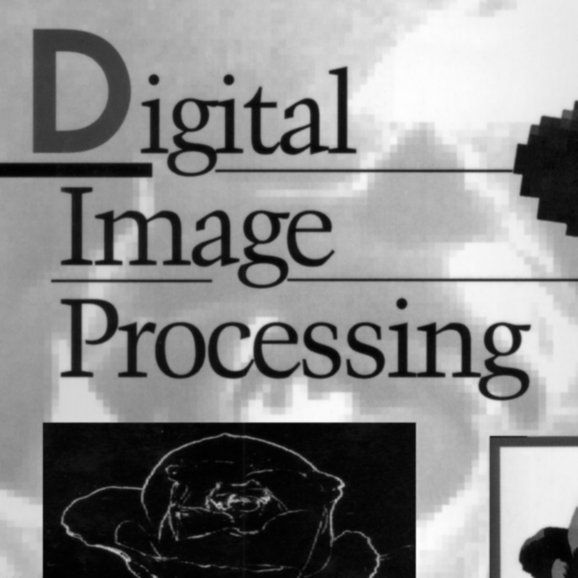
//> input picture DIP03/images/book.tif, 578 x 578 px, shrunk from 688 x 688 before the run
$ ./DIP03   (built with g++ and OpenCV 4)
//> lines starting //> are read from the running program, lines starting //| are printed output that depends on the picture; after the words box and inside, x2 and y2 are one past the last pixel; in counts of white or black regions, pixels touching at a corner belong together
### DIP03/utils.h
#ifndef __UTILS_H_
#define __UTILS_H_

#include <iostream>
#include "opencv2/opencv.hpp"
#include <opencv2/core/core.hpp>
#include <opencv2/imgproc/imgproc.hpp>

using namespace std;
using namespace cv;


// dft.cpp
Mat fft2d(Mat src, int flags = DFT_COMPLEX_OUTPUT);
void fft2d(Mat src, Mat& dst, int flags = DFT_COMPLEX_OUTPUT);
Mat ifft2d(Mat src, int flags = DFT_INVERSE | DFT_SCALE | DFT_REAL_OUTPUT);
void ifft2d(Mat src, Mat& dst, int flags = DFT_INVERSE | DFT_SCALE | DFT_REAL_OUTPUT);

Mat fftshift2d(Mat src);
void fftshift2d(Mat src, Mat& dst);
Mat ifftshift2d(Mat src);
void ifftshift2d(Mat src, Mat& dst);

// utils.cpp
void swapPhase(Mat src1, Mat src2, Mat& dst1, Mat& dst2);
Mat boxDFT(Size kernel_size, Size output_size);
Mat gaussDFT(Size kernel_size, Size output_size);
Mat freqFilter(Mat src, Mat kernel);
Mat freqBoxFilter(Mat src, Size kernel_size);
Mat freqGaussFilter(Mat src, Size kernel_size);
#endif

### DIP03/tool_dft.cpp
# include "utils.h"

Mat fft2d(Mat src, int flags) {
	if (src.type() == CV_8UC1)
		src = Mat_<float>(src);
	Mat dst;
	dft(src, dst, flags);

	return dst;
}

void fft2d(Mat src, Mat& dst, int flags) {
	dst = fft2d(src, flags);
}

Mat ifft2d(Mat src, int flags) {
	Mat dst;
	idft(src, dst, flags);

	return dst;
}

void ifft2d(Mat src, Mat& dst, int flags) {
	dst = ifft2d(src, flags);
}

Mat fftshift2d(Mat src, int height, int width) {
	int src_type = src.type();
	if (src_type == CV_8U)
		src.convertTo(src, CV_32F);

	int H = src.rows;
	int W = src.cols;
	int C = src.channels();

	int cx = floor(height / 2);
	int cy = floor(width / 2);

	Mat dst = Mat::zeros(src.size(), src.type());
	float* src_data = (float*)src.data;
	float* dst_data = (float*)dst.data;
	for (int i = 0; i < H; i++)
		for (int j = 0; j < W; j++)
			for (int c = 0; c < C; c++)
				dst_data[W * C * ((cx + i) % H) + C * ((cy + j) % W) + c] = src_data[W * C * i + C * j + c];

	if (src_type == CV_8U)
		dst.convertTo(dst, CV_8U);
	return dst;
}

void fftshift2d(Mat src, Mat& dst, int height, int width) {
	dst = fftshift2d(src, height, width);
}

Mat fftshift2d(Mat src) {
	return fftshift2d(src, src.rows + 1, src.cols + 1);
}

void fftshift2d(Mat src, Mat& dst) {
	dst = fftshift2d(src);
}

Mat ifftshift2d(Mat src) {
	return fftshift2d(src, src.rows, src.cols);
}

void ifftshift2d(Mat src, Mat& dst){
	dst = ifftshift2d(src);
}

### DIP03/utils.cpp
#include "utils.h"
// [38 lines left out: function swapPhase, not called in this run]
Mat boxDFT(Size kernel_size, Size output_size) {
	Mat kernel(output_size, CV_32F);
	Mat pad_filter = Mat::zeros(output_size, CV_32F);
	for (int i = 0; i < kernel_size.height; i++) {
		pad_filter.at<float>(i, i) = 1/ (float)(kernel_size.height);
	}
	fft2d(pad_filter, kernel);
	return kernel;
}
// [28 lines left out: function gaussDFT, not called in this run]
Mat freqFilter(Mat src, Mat kernel) {
	fft2d(src, src);				//dft at paded image(obtain F(u,v)
	fftshift2d(kernel, kernel);		//change filter's center (0,0) to (P/2,Q/2)
	//define temp matrix for calclulate G(u,v) - element wise multiplication
	Mat spl_pad[2], spl_ker[2], spl_dst[2];
	spl_dst[0] = Mat::zeros(src.size(), CV_32F);
	spl_dst[1] = Mat::zeros(src.size(), CV_32F);
	float A, B, C, D;
	//split real and imaginary part
	split(src, spl_pad);
	split(kernel, spl_ker);
	//element wise multiplication
	for (int i = 0; i < src.rows; i++) {
		for (int j = 0; j < src.cols; j++) {
			A = spl_pad[0].at<float>(i, j);
			B = spl_pad[1].at<float>(i, j);
			C = spl_ker[0].at<float>(i, j);
			D = spl_ker[1].at<float>(i, j);
			spl_dst[0].at<float>(i, j) = A * C - B * D;//real part G(u,v)
			spl_dst[1].at<float>(i, j) = A * D + B * C;//imaginary part of G(u,v)
		}
	}
	Mat dst_tmp;
	merge(spl_dst, 2, dst_tmp);//merge real and imaginary part of G(u,v)
	ifft2d(dst_tmp, dst_tmp);// idft
	//obtain real part of IDFT(G(u,v))
	Mat tmp[2];
	split(dst_tmp, tmp);
	Mat pad_dst = tmp[0];
	Mat dst(Size(src.rows/2, src.cols/2), CV_32F);
	//change image's center (P/2,Q/2) to (0,0)
	//obtain g(x,y) by extracting M*N region from the g_p(x,y)
	for (int i = 0; i < dst.rows; i++) {
		for (int j = 0; j < dst.cols; j++) {
			dst.at<float>(i, j) = pow(-1, i + j) * pad_dst.at<float>(i, j);
		}
	}
	return dst;
}
Mat freqBoxFilter(Mat src, Size kernel_size) {
	Size padding_size = Size(2 * src.rows, 2 * src.cols);
	src.convertTo(src, CV_32F);//format transform
	Mat pad_src = Mat::zeros(padding_size, CV_32F);//padding
	for (int i = 0; i < src.rows; i++) {
		for (int j = 0; j < src.cols; j++) {
			pad_src.at<float>(i, j) = src.at<float>(i, j);
		}
	}
	for (int i = 0; i < pad_src.rows; i++) {	//move origin to center
		for (int j = 0; j < pad_src.cols; j++) {
			pad_src.at<float>(i, j) = pow(-1, i + j) * pad_src.at<float>(i, j);
		}
	}
	Mat kernel = boxDFT(kernel_size, padding_size);//obtain Box filter

	Mat dst = freqFilter(pad_src, kernel);//apply filter
	return dst;
}
// [19 lines left out: function freqGaussFilter, not called in this run]

### DIP03/DIP03.cpp
#include "utils.h"
#include <math.h>

void mag(Mat img) {
	Mat tmp[2];
	split(img, tmp);
	Mat img_mag;
	magnitude(tmp[0], tmp[1], img_mag);
	log(1 + img_mag, img_mag);
	normalize(img_mag, img_mag, 0, 1, NORM_MINMAX);
	imshow("img_mag", img_mag);
	waitKey(0);
}
int main(int argc, char* argv[])
{
	int implement = 3;
	if (implement == 4) {
	}
	// [21 lines of commented-out code are left out]
	else if (implement == 1) {
		Mat src1 = imread("../images/building.tif", IMREAD_GRAYSCALE);
		Mat src2 = imread("../images/Chronometer.tif", IMREAD_GRAYSCALE);
		if (src1.empty() || src2.empty()) {
			cout << "Input images do not exist." << endl;
			exit(-1);
		}

		Mat dst1, dst2;
		swapPhase(src1, src2, dst1, dst2);

		imshow("Magnitude(building) + Phase(Chronometer)", dst1);
		imshow("Magnitude(Chronometer) + Phase(building)", dst2);
		imwrite("Magnitude(building) + Phase(Chronometer).tif", dst1);
		imwrite("Magnitude(Chronometer) + Phase(building).tif", dst2);

	}

	//구현2
	else if (implement == 2) {
		Mat tmp[2];
		Mat kernel_mag, kernel_pha;
		int imp = 4;
		if (imp == 1) {
		//----------------------------------------------------------
			Mat kernel = boxDFT(Size(5, 5), Size(1000, 1000));
			fftshift2d(kernel, kernel);
			split(kernel, tmp);
			magnitude(tmp[0], tmp[1], kernel_mag);
			phase(tmp[0], tmp[1], kernel_pha);
			log(1 + kernel_mag, kernel_mag);
			normalize(kernel_mag, kernel_mag, 0, 1, NORM_MINMAX);
			imshow("Box kernel_mag(5 X 5)", kernel_mag);
			imshow("Box kernel_pha(5 X 5)", kernel_pha);

			kernel_mag.convertTo(kernel_mag, CV_8U);
			kernel_pha.convertTo(kernel_pha, CV_8U);

			imwrite("Box kernel_mag(5 X 5).tif", kernel_mag);
			imwrite("Box kernel_pha(5 X 5).tif", kernel_pha);
		}
		else if (imp == 2) {
		//----------------------------------------------------------
			Mat kernel = boxDFT(Size(21, 21), Size(1000, 1000));
			fftshift2d(kernel, kernel);
			split(kernel, tmp);
			magnitude(tmp[0], tmp[1], kernel_mag);
			phase(tmp[0], tmp[1], kernel_pha);
			log(1 + kernel_mag, kernel_mag);
			normalize(kernel_mag, kernel_mag, 0, 1, NORM_MINMAX);
			imshow("Box kernel_mag(21 X 21)", kernel_mag);
			imshow("Box kernel_pha(21 X 21)", kernel_pha);

			kernel_mag.convertTo(kernel_mag, CV_8U);
			kernel_pha.convertTo(kernel_pha, CV_8U);

			imwrite("Box kernel_mag(21 X 21).tif", kernel_mag);
			imwrite("Box kernel_pha(21 X 21).tif", kernel_pha);
		}
		else if (imp == 3) {
			//----------------------------------------------------------
			Mat kernel = gaussDFT(Size(7, 7), Size(1000, 1000));//s = 1
			fftshift2d(kernel, kernel);
			split(kernel, tmp);
			magnitude(tmp[0], tmp[1], kernel_mag);
			phase(tmp[0], tmp[1], kernel_pha);
			log(1 + kernel_mag, kernel_mag);
			normalize(kernel_mag, kernel_mag, 0, 1, NORM_MINMAX);
			imshow("Gaussian kernel_mag(7 X 7)", kernel_mag);
			imshow("Gaussian kernel_pha(7 X 7)", kernel_pha);

			kernel_mag.convertTo(kernel_mag, CV_8U);
			kernel_pha.convertTo(kernel_pha, CV_8U);

			imwrite("Gaussian kernel_mag(7 X 7).tif", kernel_mag);
			imwrite("Gaussian kernel_pha(7 X 7).tif", kernel_pha);
		}
		else if (imp == 4) {
			//----------------------------------------------------------
			Mat kernel = gaussDFT(Size(31, 31), Size(1000, 1000));//s = 5
			fftshift2d(kernel, kernel);
			split(kernel, tmp);
			magnitude(tmp[0], tmp[1], kernel_mag);
			phase(tmp[0], tmp[1], kernel_pha);
			log(1 + kernel_mag, kernel_mag);
			normalize(kernel_mag, kernel_mag, 0, 1, NORM_MINMAX);
			imshow("Gaussian kernel_mag(31 X 31)", kernel_mag);
			imshow("Gaussian kernel_pha(31 X 31)", kernel_pha);

			kernel_mag.convertTo(kernel_mag, CV_8U);
			kernel_pha.convertTo(kernel_pha, CV_8U);

			imwrite("Gaussian kernel_mag(31 X 31).tif", kernel_mag);
			imwrite("Gaussian kernel_pha(31 X 31).tif", kernel_pha);
		}
	}
	//구현3
	else if (implement == 3) {
		Mat src = imread("../images/book.tif", IMREAD_GRAYSCALE);
//> src is the input picture: 578 rows x 578 cols, CV_8UC1; min 0, max 253, mean 137.8
		if (src.empty()) {
			cout << "Input image does not exist." << endl;
			exit(-1);
		}
		Mat dst1 = freqBoxFilter(src, Size(69, 69));
//> after the loop in freqBoxFilter, `for (int i = 0; i < src.rows; i++)`:
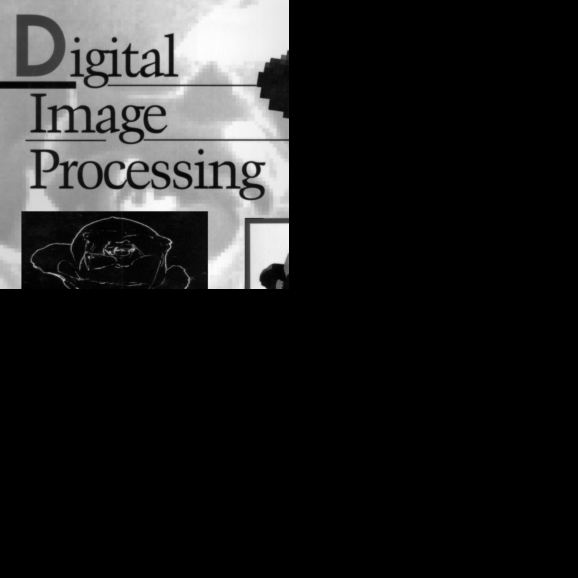
//> pad_src: 1156 rows x 1156 cols, CV_32FC1 (shown at 1/2 size); min 0, max 253, mean 34.5
//> after the loop in freqBoxFilter, `for (int i = 0; i < pad_src.rows; i++)`:
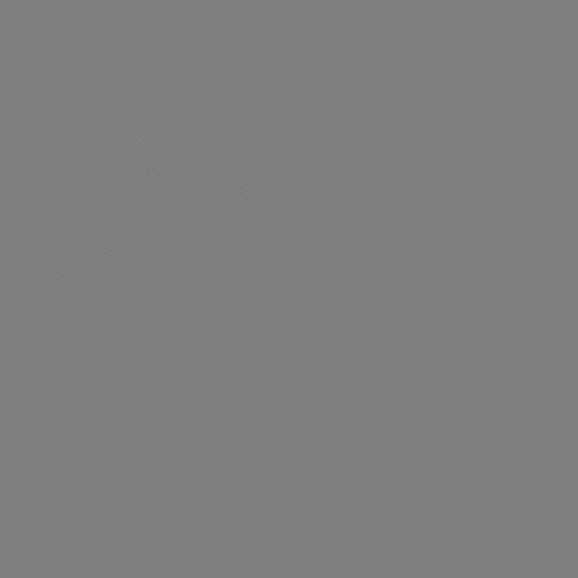
//> pad_src: 1156 rows x 1156 cols, CV_32FC1 (shown at 1/2 size); 12.5% of pixels changed, all inside (x1, y1, x2, y2) = (0, 0, 578, 578); drawn with min black and max white
//> the loop in boxDFT, `for (int i = 0; i < kernel_size.height; i++)` made 69 passes
//> after the loop in boxDFT, `for (int i = 0; i < kernel_size.height; i++)`:
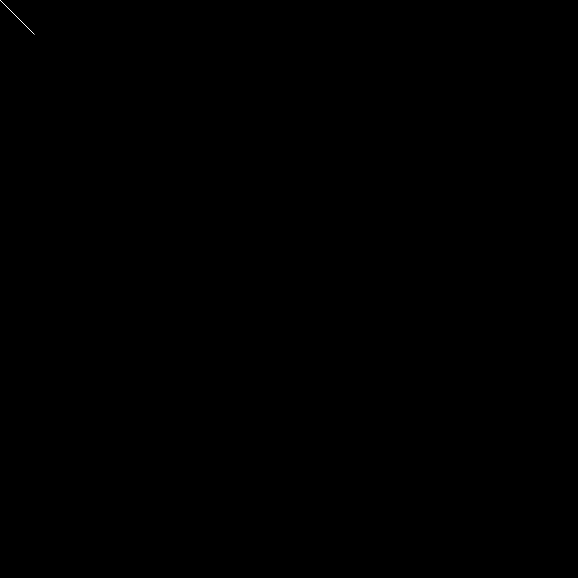
//> pad_filter: 1156 rows x 1156 cols, CV_32FC1 (shown at 1/2 size); values 0 (black) and 0.0145 (white), 0.01% white in thin lines or dots, all inside (x1, y1, x2, y2) = (0, 0, 69, 69)
//> in freqFilter, `split(kernel, spl_ker);`:
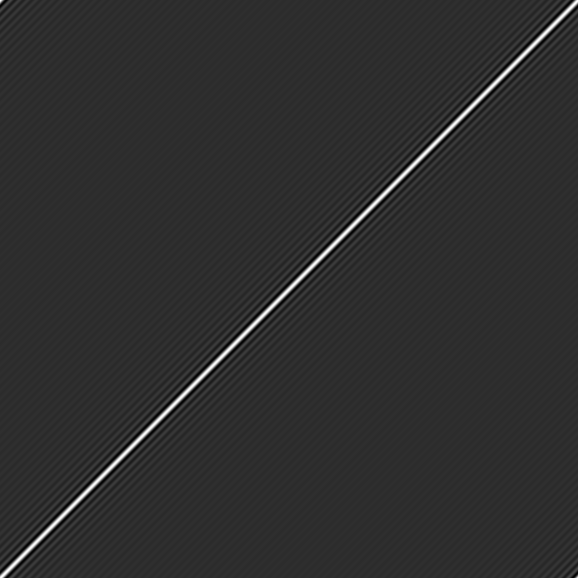
//> spl_ker[0]: 1156 rows x 1156 cols, CV_32FC1 (shown at 1/2 size); min -0.208, max 1, mean 0.0145; drawn with min black and max white
//> in freqFilter, `split(kernel, spl_ker);`:
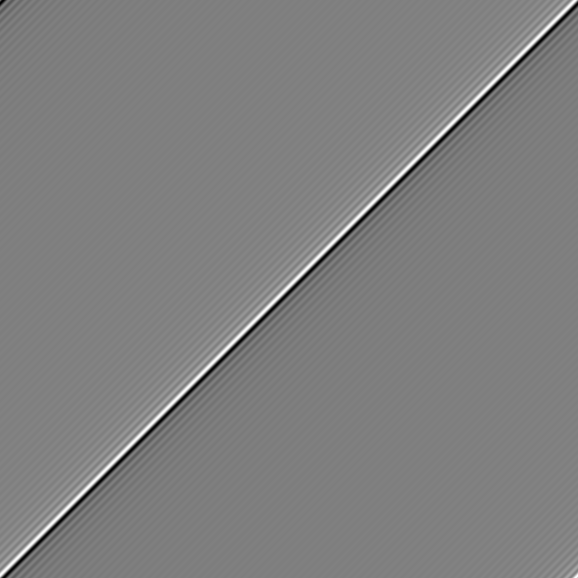
//> spl_ker[1]: 1156 rows x 1156 cols, CV_32FC1 (shown at 1/2 size); min -0.718, max 0.718, mean -9.99e-12; drawn with min black and max white
//> the loop in freqFilter, `for (int i = 0; i < src.rows; i++)` made 1156 passes
//> (A, B, C, D) on passes 1 to 3: (133.6, -52.71, 0.977, 0.183), (219.4, 26.75, 1, -6.89e-09), (78.38, -1.17, 0.977, -0.183)
//> after the loop in freqFilter, `for (int i = 0; i < src.rows; i++)`: A = 253.6; B = 72.99; C = 0.911; D = 0.353
//> after the loop in freqFilter, `for (int i = 0; i < dst.rows; i++)`:
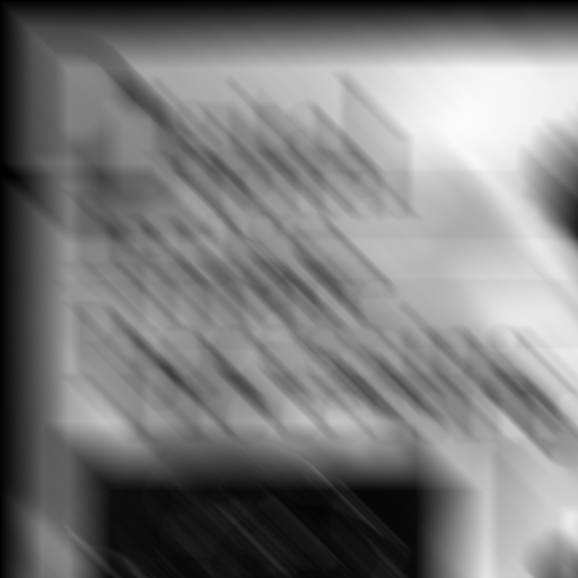
//> dst: 578 rows x 578 cols, CV_32FC1; min 0.0145, max 250.8, mean 124.6
		dst1.convertTo(dst1, CV_8U);

		//imshow("Original", src);
		imshow("Box filtering(13 X 13)", dst1);

	//freq gauss filtering
		//Mat dst3 = freqGaussFilter(src, Size(25, 25));
		//dst3.convertTo(dst3, CV_8U);

		//imshow("Gaussian filtering(25 X 25)", dst3);
	}

	waitKey(0);
	destroyAllWindows();
	return 0;
}

$ run again, with DIP03/images/boy.tif copied over DIP03/images/book.tif
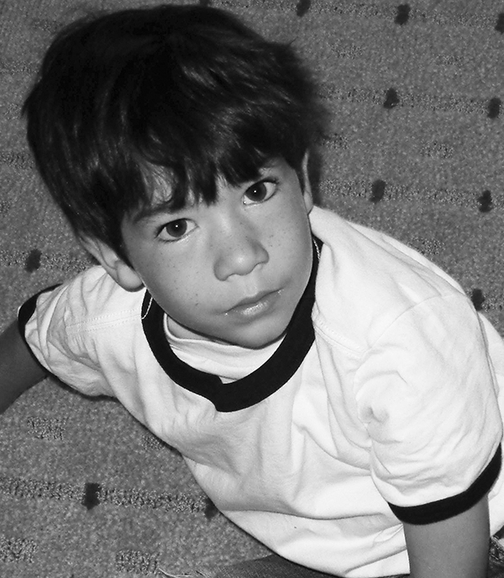
//> input picture DIP03/images/boy.tif, 504 x 578 px, shrunk from 600 x 688 before the run
//> src is the input picture: 578 rows x 504 cols, CV_8UC1; min 0, max 255, mean 122.3
//> src: 578 rows x 504 cols, CV_32FC1
//> after the loop in freqBoxFilter, `for (int i = 0; i < src.rows; i++)`:
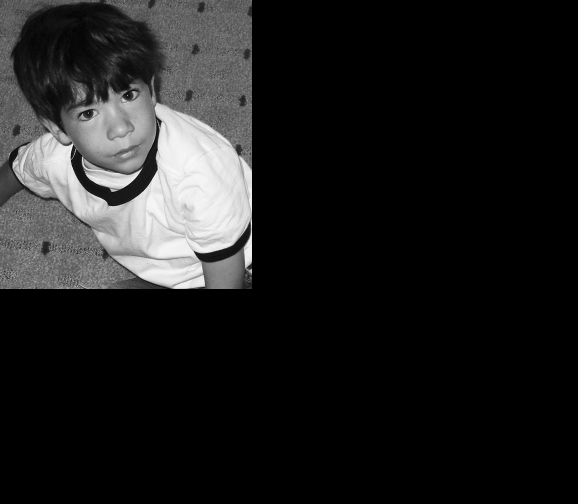
//> pad_src: 1008 rows x 1156 cols, CV_32FC1 (shown at 1/2 size); min 0, max 255, mean 30.6
//> the loop in boxDFT, `for (int i = 0; i < kernel_size.height; i++)` made 69 passes
//> the loop in freqFilter, `for (int i = 0; i < src.rows; i++)` made 1008 passes
//> (A, B, C, D) on passes 1 to 3: (-284.5, -103.2, 0.977, 0.183), (494.4, 73.82, 1, -0.0271), (-423.7, -395.3, 0.962, -0.234)
//> after the loop in freqFilter, `for (int i = 0; i < src.rows; i++)`: A = 50.35; B = -52.15; C = 0.898; D = 0.376
//> after the loop in freqFilter, `for (int i = 0; i < dst.rows; i++)`:
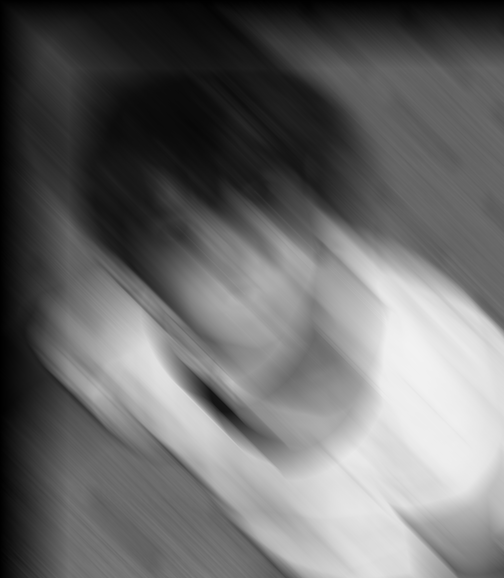
//> dst: 578 rows x 504 cols, CV_32FC1; min 0.493, max 242.7, mean 106.1
